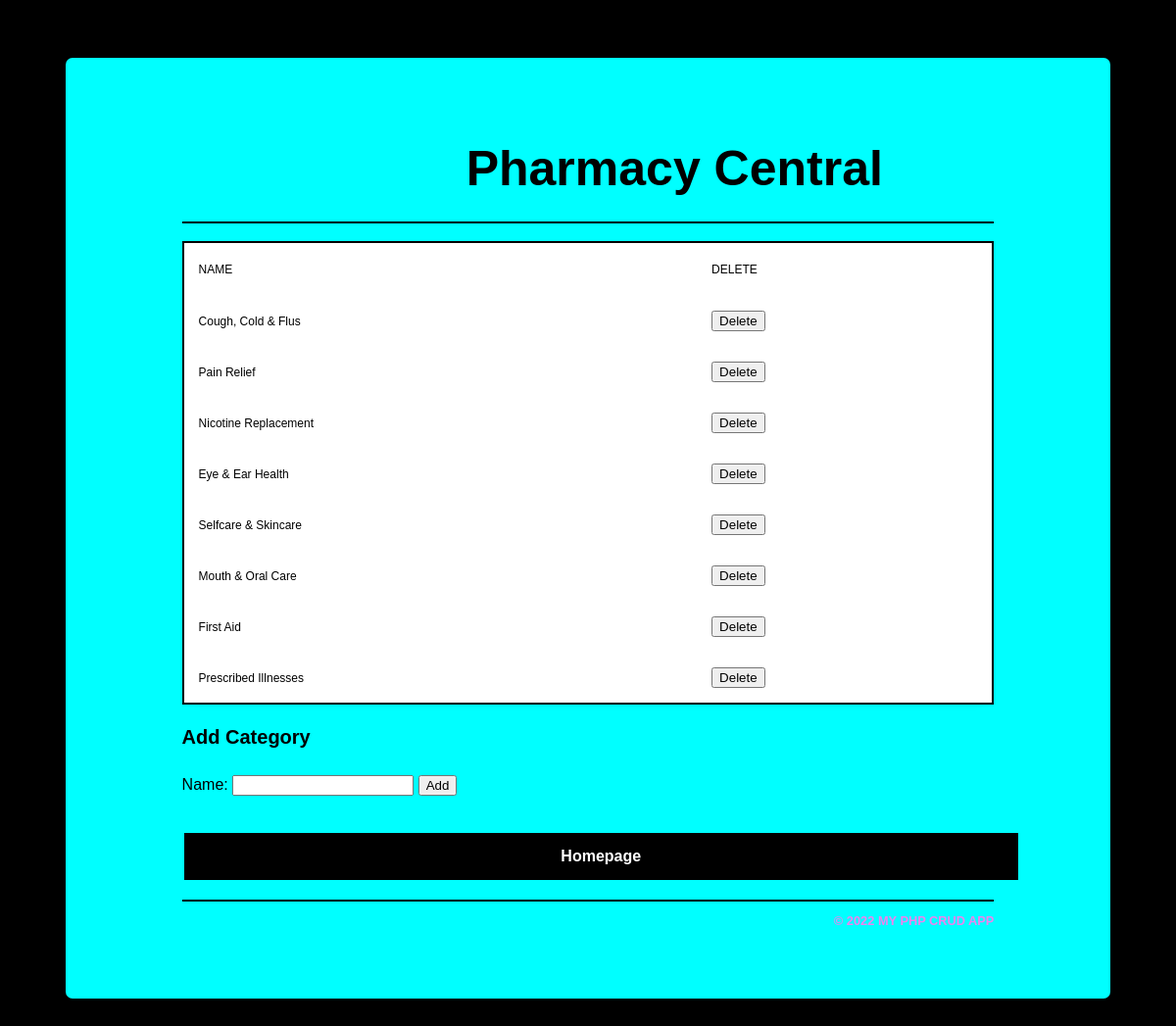
Page /category_list.php on the committed database.
### tables this page shows
CREATE TABLE `categories` (
  `categoryID` int(11) NOT NULL,
  `categoryName` varchar(255) NOT NULL
);

### category_list.php (the view, shortened to what this page needs)
<?php
    require_once('database.php');
    $query = 'SELECT * FROM categories
              ORDER BY categoryID';
    $statement = $db->prepare($query);
    $statement->execute();
    $categories = $statement->fetchAll();
?>
<div class="container">
<?php
include('includes/header.php');
?>
<table div class="manage">
        <tr>
            <th>Name</th>
            <th>Delete</th>
        </tr>
        <?php foreach ($categories as $category) : ?>
        <tr>
            <td><?php echo $category['categoryName']; ?></td>
            <td>
                <form action="delete_category.php" method="post"
                      id="delete_product_form">
                    <input type="submit" value="Delete">
                </form>
            </td>
        </tr>
        <?php endforeach; ?>
    <br>
    </table>
    <h2>Add Category</h2>
    <form action="add_category.php" method="post"
          id="add_category_form">
        <label>Name:</label>
        <input type="input" name="name">
        <input id="add_category_button" type="submit" value="Add">
    </form>
    <br>
    <p><a href="index.php" class="button5">Homepage</a></p>
    <?php
include('includes/footer.php');
?>

### css/mystyle.css (style rules this page uses)
h2 { font-size: 20px; position: relative; padding: .25em 0 .5em; }
h1, h2 { color: black; }
body { background-color: black; }
.container { background-color: aqua; color: black; font-family: "Nunito", sans-serif; width: 70%; border-radius: 7px; margin: 5% auto; padding: 5% 10%; -webkit-box-flex: 1; -ms-flex: 1; flex: 1; }
a { color: #29407c; font-weight: bold; }
table { width: 165%; background: white; -webkit-box-shadow: 0px 5px 12px -12px rgba(0, 0, 0, 0.29); box-shadow: 0px 5px 12px -12px rgba(0, 0, 0, 0.29); border: 2px solid black; border-collapse: collapse; }
.manage { width: 100%; background: white; -webkit-box-shadow: 0px 5px 12px -12px rgba(0, 0, 0, 0.29); box-shadow: 0px 5px 12px -12px rgba(0, 0, 0, 0.29); border: 2px solid black; border-collapse: collapse; }
th { padding: 20px 15px; text-align: left; font-weight: 500; font-size: 12px; text-transform: uppercase; }
td { padding: 15px; text-align: left; vertical-align: middle; font-weight: 300; font-size: 12px; border-bottom: solid 1px rgba(255, 255, 255, 0.1); }
.button5 { background-color: black; border: none; color: white; width: 95%; padding: 15px 32px; text-align: center; text-decoration: none; display: inline-block; font-size: 16px; margin: 4px 2px; cursor: pointer; }
form { margin: 0; }

### rows in the picture
categories: categoryName "Cough, Cold & Flus"
categories: categoryName "Pain Relief"
categories: categoryName "Nicotine Replacement"
categories: categoryName "Eye & Ear Health"
categories: categoryName "Selfcare & Skincare"
categories: categoryName "Mouth & Oral Care"
categories: categoryName "First Aid"
categories: categoryName "Prescribed Illnesses"
